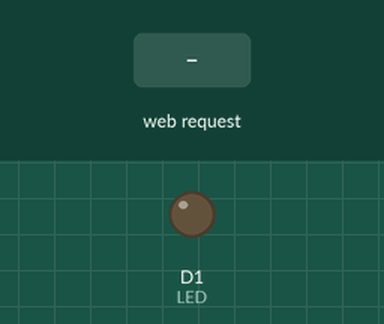
Simulated run of this sketch. Board: ESP8266 (NodeMCU). Parts: output pins drawn as LEDs (lit = HIGH). The test bench sets the inputs (shaded band). WiFi joins after 1.5 s; servers stay silent unless stated; what the sketch prints to the serial monitor is not drawn.

Above: at 2.7 s.
2.8 s: HTTP request GET /ledon received
At 3.3 s:
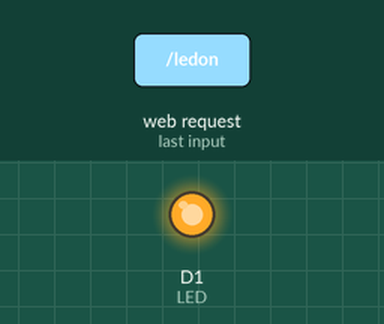
4.3 s: HTTP request GET /ledoff received
At 5.6 s:
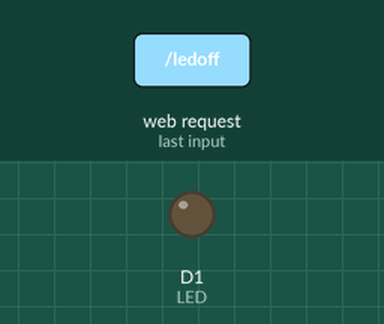
Timing chart, 0 to 7.3 s (numbered marks = the images above; inputs shaded):
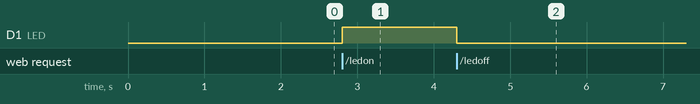

Measured:
- after the input at 2.8 s, D1 (LED): LOW → HIGH at once
- after the input at 4.3 s, D1 (LED): HIGH → LOW at once

The sketch:

web_server.ino
```cpp
#include <ESP8266WiFi.h>
#define LED D1 //ก าหนดขาที่ต่อ LED เป็นขา D1
const char* ssid = "stk"; //ก าหนด SSID (อย่าลืมแก้เป็นของตัวเอง)
const char* password = "stk123456"; //ก าหนด Password(อย่าลืมแก้เป็นของตัวเอง)
unsigned char status_led=0; //ก าหนดตัวแปร ที่เก็บค่าสถานะของ LED
WiFiServer server(80); //ก าหนดใช้งาน TCP Server ที่ Port 80
void setup() {
 Serial.begin(115200); //เปิดใช้ Serial
 pinMode(LED, OUTPUT); //ก าหนด Pin ที่ต่อกับ LED เป็น Output
 Serial.println();
 Serial.println();
 Serial.print("Connecting to ");
 Serial.println(ssid);
 WiFi.begin(ssid, password); //เชื่อมต่อกับ AP
 while (WiFi.status() != WL_CONNECTED) //รอการเชื่อมต่อ
 {
 delay(500);
 Serial.print(".");
 }
  Serial.println("");
 Serial.println("WiFi connected"); //แสดงข้อความเชื่อมต่อส าเร็จ
 server.begin(); //เปิด TCP Server
 Serial.println("Server started");
 Serial.println(WiFi.localIP()); // แสดงหมายเลข IP ของ Server
}
void loop() {
 WiFiClient client = server.available(); //รอรับ การเชื่อมต่อจาก Client
 if (!client) { //ถ้าไม่มี Client เข้ามาให้เริ่มกับไปวน loop รอรับใหม่
 return;
 }

 Serial.println("new client");
 while(!client.available())
 {
 delay(1);
 }
String req = client.readStringUntil('\r'); //อ่านค่าที่ได้รับจากclient จากข้อมูลแรกถึง ‘\r’
 Serial.println(req); //แสดงค่าที่ได้รับทาง Serial
 client.flush();
 if (req.indexOf("/ledoff") != -1) //ตรวจสอบว่า data ที่เข้ามามีข้อความ”/ledoff”หรือไม่
 {
 status_led=0; //ถ้ามีให้ก าหนดค่า ในตัวแปรใน status_led=0
 digitalWrite(LED,LOW); //ให้ LED ดับ
 Serial.println("LED OFF");
 }
 else if(req.indexOf("/ledon") != -1) //ตรวจสอบว่า data ที่เข้ามามีข้อความ”/ledon”หรือไม่
 {
 status_led=1; //ถ้ามีให้ก าหนดค่า ในตัวแปรใน status_led=1
digitalWrite(LED,HIGH); //ให้ LED ติด
 Serial.println("LED ON");
 }
//เก็บ Code HTML ลงในตัวแปรสตริง web
 String web = "HTTP/1.1 200 OK\r\nContent-Type: text/html\r\n\r\n";
 web += "<html>\r\n";
 web += "<body>\r\n";
 web += "<h1>LED Status</h1>\r\n";
 web += "<p>\r\n";
 if(status_led==1) // ตรวจเช็คสถานะของ LED ว่า On หรือ Off
 web += "LED On\r\n";
 else
 web += "LED Off\r\n";
 web += "</p>\r\n";
 web += "</body>\r\n";
 web += "</html>\r\n";
 client.print(web); //ส่ง HTML Code ไปยัง client
}
```
